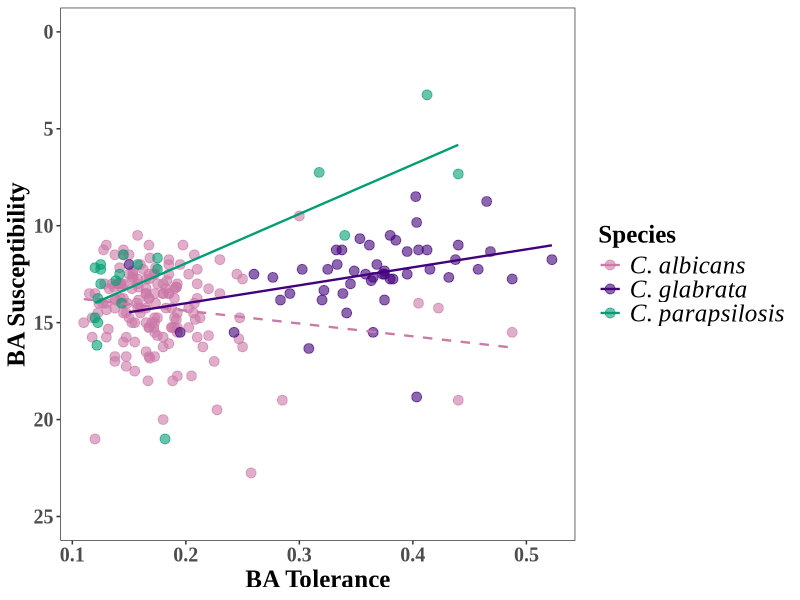
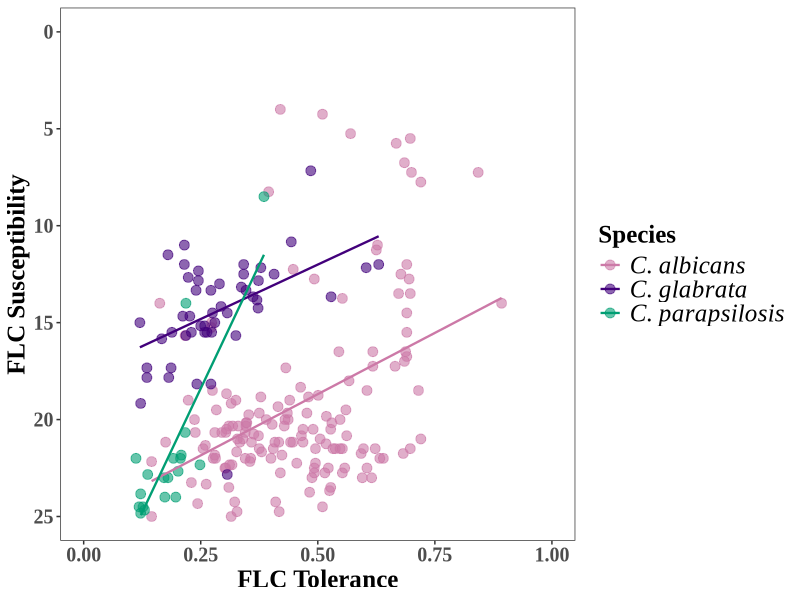
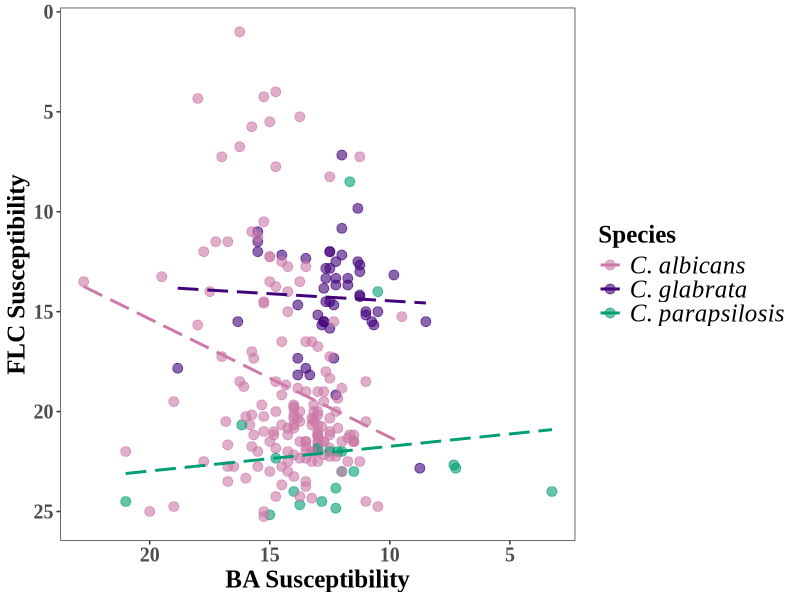
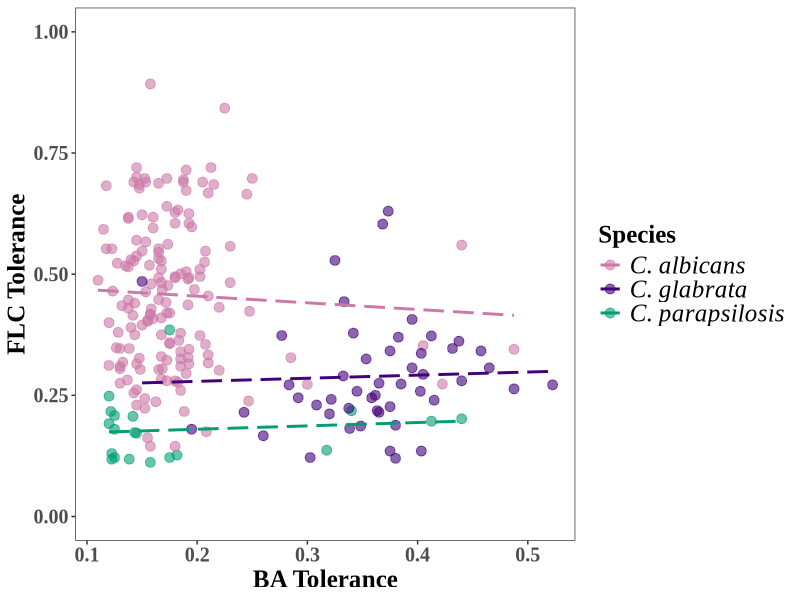
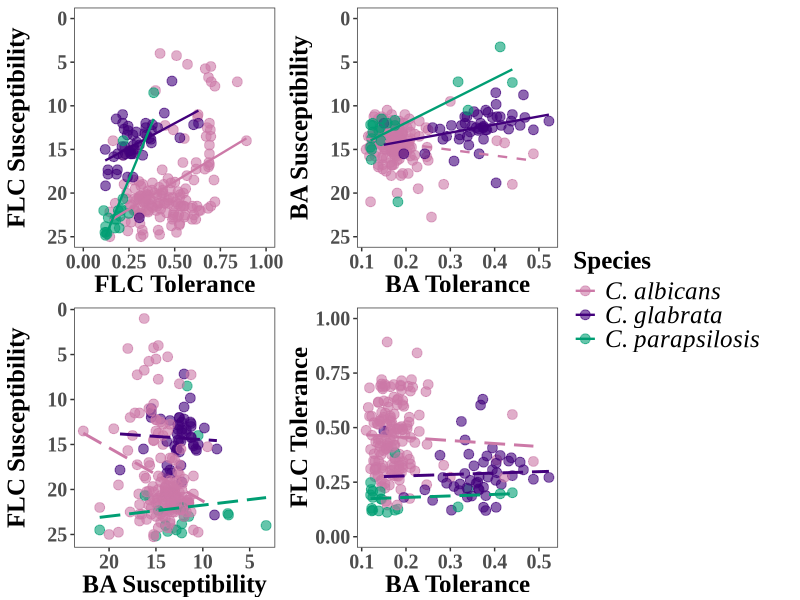
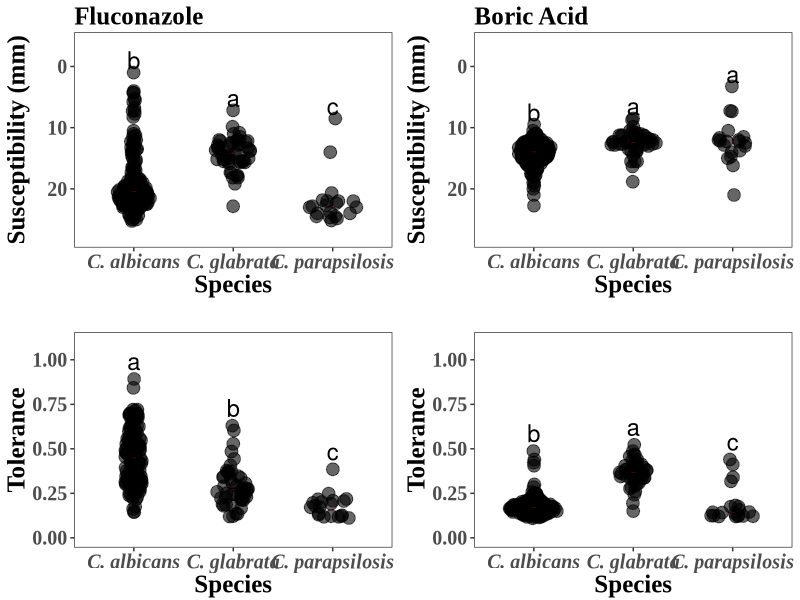
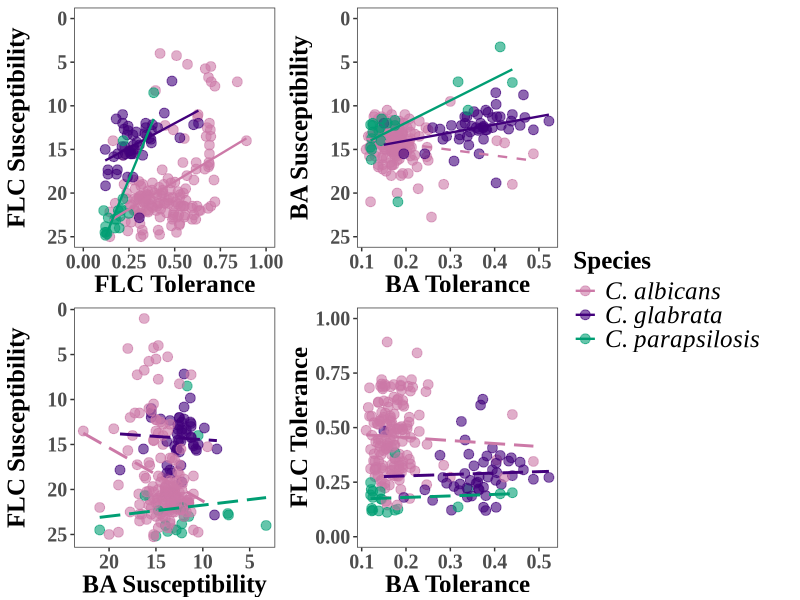

Recreate these plots in R, in order.
library(here)
library(tidyverse)
library(cowplot)
library(ggforce)
library(gridExtra)
library(broom)
library(ggpubr)

# Load the data 
df <- read_csv(here("data_out", "DDA","210827_HSCAG.csv")) %>% filter(!Species == "C.tropicalis") 


######################################################################
# Determine whether the RAD20 is normally distributed 
shapiro.test(df[df$Species == "C.albicans" & df$Drug == "BA",]$RAD20)
# W = 0.94871, p-value = 1.037e-05
shapiro.test(df[df$Species == "C.albicans" & df$Drug == "FLC",]$RAD20)
# W = 0.83292, p-value = 1.863e-12
shapiro.test(df[df$Species == "C.glabrata" & df$Drug == "BA",]$RAD20)
# 0.92869, p-value = 0.004931
shapiro.test(df[df$Species == "C.glabrata" & df$Drug == "FLC",]$RAD20)
# W = 0.96418, p-value = 0.133
shapiro.test(df[df$Species == "C.parapsilosis" & df$Drug == "BA",]$RAD20)
# W = 0.91261, p-value = 0.0715
shapiro.test(df[df$Species == "C.parapsilosis" & df$Drug == "FLC",]$RAD20)
# W = 0.64966, p-value = 1.008e-05

# C. glb FLC, C. para BA,  and FLC RAD20 are not normally distributed 

# Determine whether the FoG20 is normally distributed 
shapiro.test(df[df$Species == "C.albicans" & df$Drug == "BA",]$FoG20)
# W = 0.71998, p-value = 2.26e-16
shapiro.test(df[df$Species == "C.albicans" & df$Drug == "FLC",]$FoG20)
# W = 0.97913, p-value = 0.01883
shapiro.test(df[df$Species == "C.glabrata" & df$Drug == "BA",]$FoG20)
# 0.97131, p-value = 0.2614
shapiro.test(df[df$Species == "C.glabrata" & df$Drug == "FLC",]$FoG20)
# W = 0.92042, p-value = 0.002739
shapiro.test(df[df$Species == "C.parapsilosis" & df$Drug == "BA",]$FoG20)
# W = 0.67906, p-value = 2.19e-05
shapiro.test(df[df$Species == "C.parapsilosis" & df$Drug == "FLC",]$FoG20)
# W = 0.82621, p-value = 0.002184


# C. glb BA and FLC FoG20 are not normally distributed 
######################################################################
# The Fligner-Killeen’s test is one of the many tests for homogeneity of variances which is most robust against departures from normality.

# Resistance variance homogeneity
fligner.test(RAD20 ~ Drug, data = df[df$Species == "C.albicans",]) 
# Fligner-Killeen:med chi-squared = 23.368, df = 1, p-value = 1.338e-06
fligner.test(RAD20 ~ Drug, data = df[df$Species == "C.glabrata",])
# Fligner-Killeen:med chi-squared = 7.7979, df = 1, p-value = 0.005231
fligner.test(RAD20 ~ Drug, data = df[df$Species == "C.parapsilosis",])
# Fligner-Killeen:med chi-squared =  0.022405, df = 1, p-value = 0.881


# Tolerance variance homogeneity
fligner.test(FoG20 ~ Drug, data = df[df$Species == "C.albicans",])
# Fligner-Killeen:med chi-squared = 116.59, df = 1, p-value < 2.2e-16
fligner.test(FoG20 ~ Drug, data = df[df$Species == "C.glabrata",])
# Fligner-Killeen:med chi-squared = 4.942, df = 1, p-value = 0.02621
fligner.test(FoG20 ~ Drug, data = df[df$Species == "C.parapsilosis",])
# Fligner-Killeen:med chi-squared = 0.88105, df = 1, p-value = 0.3479


# Intraspecific range of FLC susceptibility and tolerance was broader in FLC 
######################################################################

# Susceptibility

# BA
df_BA <- df %>% filter(Drug == "BA")
# FLC
df_FLC <- df %>% filter(Drug == "FLC")


kruskal.test(RAD20 ~ Species, data = df_FLC)
# Kruskal-Wallis chi-squared = 63.425, df = 2, p-value = 1.688e-14

pairwise.wilcox.test(df_FLC$RAD20, df_FLC$Species,
                     p.adjust.method = "BH")
#               C.albicans C.glabrata
#   C.glabrata     6.2e-11    -         
#   C.parapsilosis 1.5e-05    8.8e-08     


kruskal.test(RAD20 ~ Species, data = df_BA)
# Kruskal-Wallis chi-squared = 39.795, df = 2, p-value = 2.284e-09

pairwise.wilcox.test(df_BA$RAD20, df_BA$Species,
                     p.adjust.method = "BH")
#              C.albicans C.glabrata 
#   C.glabrata     1.5e-08    -         
#   C.parapsilosis 0.0015     0.9844              
  


kruskal.test(FoG20 ~ Species, data = df_FLC)
# Kruskal-Wallis chi-squared = 82.036, df = 2, p-value < 2.2e-16
pairwise.wilcox.test(df_FLC$FoG20, df_FLC$Species,
                     p.adjust.method = "BH")
#               C.albicans C.glabrata 
#   C.glabrata     2.1e-11    -         
#   C.parapsilosis 2.1e-11    1.3e-05   

kruskal.test(FoG20 ~ Species, data = df_BA)
# Kruskal-Wallis chi-squared = 97.895, df = 2, p-value < 2.2e-16
pairwise.wilcox.test(df_BA$FoG20, df_BA$Species,
                     p.adjust.method = "BH")
#                C.albicans C.glabrata 
#   C.glabrata     < 2e-16    -         
#   C.parapsilosis 0.038      8.1e-07   
# 


# Calculate median RAD and FoG
df_stat <- df %>% group_by(Species, Drug) %>% 
  summarise(RAD20Med = median(RAD20, na.rm = TRUE), 
            FoG20Med = median(FoG20, na.rm = TRUE),
            RAD50Med = median(RAD50, na.rm = TRUE), 
            FoG50Med = median(FoG50, na.rm = TRUE))

df_mean <- df %>% group_by(Species, Drug) %>% 
  summarise(RAD20Med = mean(RAD20, na.rm = TRUE), 
            FoG20Med = mean(FoG20, na.rm = TRUE))

RADFoG_MaxMin <- df %>% group_by(Species, Drug) %>% summarise(RAD_min = min(RAD20), FoG_min = min(FoG20, na.rm = TRUE), RAD_max = max(RAD20), FoG_max = max(FoG20, na.rm = TRUE))



df_stat_BA <- df_stat %>% filter(Drug == "BA")
df_stat_FLC <- df_stat %>% filter(Drug == "FLC")

#Plotting the full data
R_BA <- df %>% filter(Drug=="BA") %>% 
  ggplot() +
  geom_sina(mapping= aes(x=Species, y=RAD20), 
            maxwidth = 0.50, alpha = 0.6, size=4) + 

  geom_point( df_stat_BA, mapping = aes(x=Species, y= RAD20Med),
              color="red", pch="_", alpha=0.8, lwd = 20.5,
              position= position_dodge(width = 0.4)) +
  annotate(y = RADFoG_MaxMin[RADFoG_MaxMin$Drug == "BA",]$RAD_min - 2, 
           geom = "text", x= c(1, 2, 3), label = c("b","a","a"),
           color="black", size = 6) +
  scale_x_discrete(label = c("C. albicans", 
                             "C. glabrata", "C. parapsilosis",
                             "C. tropicalis")) +
  ylab("Susceptibility (mm)") + expand_limits(y = c(-4,28))+
  theme_bw()+ labs(subtitle = "Boric Acid")+
  scale_y_reverse()+
  scale_color_manual(values = c("#333333", "#660066"))+
  theme(legend.position="none",panel.grid.major = element_blank(),
        panel.grid.minor = element_blank(),
        text=element_text(family="Times New Roman", 
                          face="bold", size = 18), 
        axis.text.x = element_text(hjust = 0.5, face = "bold.italic")) 


#FLC Resistance graph
R_FLC <- df %>% filter(Drug=="FLC") %>% 
  ggplot() +
  geom_sina(mapping= aes(x = Species, y = RAD20), 
            maxwidth = 0.50,alpha = 0.6, size = 4) + 
  geom_point( df_stat_FLC, mapping = aes(x = Species, y = RAD20Med), 
              color = "red", 
              pch="_", alpha=0.8, lwd = 20.5,
              position= position_dodge(width = 0.4)) +
  annotate(y = RADFoG_MaxMin[RADFoG_MaxMin$Drug == "FLC",]$RAD_min - 2, 
           geom = "text", x= c(1, 2, 3), label = c("b","a","c"),
           color ="black", size = 6) +
  scale_x_discrete(label = c("C. albicans", "C. glabrata", "C. parapsilosis", "C. tropicalis")) +
  ylab("Susceptibility (mm)") + expand_limits(y = c(-4,28))+
  theme_bw()+ labs(subtitle = "Fluconazole")+
  scale_y_reverse()+
  scale_color_manual(values = c("#333333", "#660066"))+
  theme(legend.position="none",panel.grid.major = element_blank(), 
        panel.grid.minor = element_blank(),
        text=element_text(family ="Times New Roman", 
                          face ="bold", size = 18), 
        axis.text.x = element_text(hjust = 0.5, face = "bold.italic"))

#BA Tolerance graph 
T_BA <- df %>% filter(Drug=="BA") %>% 
  ggplot() +
  geom_sina(mapping= aes(x=Species, y=FoG20), 
            maxwidth = 0.50,alpha = 0.6, size=4) + 
  annotate(y = RADFoG_MaxMin[RADFoG_MaxMin$Drug == "BA",]$FoG_max + 0.1, 
           geom = "text", x= c(1, 2, 3), label = c("b","a","c"),
           color ="black", size = 6) +
  geom_point( df_stat_BA, mapping = aes(x=Species, y= FoG20Med),
              color = "red", 
              pch="_", alpha=0.8, lwd = 20.5,
              position= position_dodge(width = 0.5))+
  scale_x_discrete(label = c("C. albicans", "C. glabrata", "C. parapsilosis", "C. tropicalis")) +
  scale_y_continuous(breaks = seq(0,1, 0.25)) +
  ylab("Tolerance") + 
  expand_limits( y = c(0,1.1))+
  theme_bw() + 
  theme(legend.position="none",panel.grid.major = element_blank(), 
        panel.grid.minor = element_blank(),
        text=element_text(family="Times New Roman", 
                          face="bold", size = 18),
        axis.text.x = element_text(hjust = 0.5, face = "bold.italic"))

#FLC Tolerance graph 
T_FLC <- df %>% filter(Drug=="FLC") %>% 
  ggplot() +
  geom_sina(mapping= aes(x=Species, y=FoG20), 
            maxwidth = 0.50,alpha = 0.6, size=4) + 
  annotate(y = RADFoG_MaxMin[RADFoG_MaxMin$Drug == "FLC",]$FoG_max + 0.1, 
           geom = "text", x= c(1, 2, 3), label = c("a","b","c"),
           color ="black", size = 6) +
  geom_point(df_stat_FLC, mapping = aes(x=Species, y= FoG20Med),
             color = "red", 
             pch="_", alpha=0.8, lwd = 20.5,
             position= position_dodge(width = 0.5))+
  scale_x_discrete(label = c("C. albicans", "C. glabrata", "C. parapsilosis", "C. tropicalis"))+
  scale_y_continuous(breaks = seq(0,1, 0.25)) +
  ylab("Tolerance") + 
  expand_limits( y = c(0,1.1))+
  theme_bw() + 
  theme(legend.position="none", panel.grid.major = element_blank(), 
        panel.grid.minor = element_blank(),
        text=element_text(family="Times New Roman", 
                          face="bold", size = 18),
        axis.text.x = element_text(hjust = 0.5, face = "bold.italic"))



p_all <- ggarrange(R_FLC,
          R_BA,
          T_FLC,
          T_BA, 
          align = "hv")


ggsave(plot = p_all, here("figures_out", "DDA",
                                "211026_HSCAG.jpg"), 
                          width = 12, 
                          height = 9)

# Susceptibility and Tolerance correlation

r_pvalue <- function (x, y) {
cor_func <- tidy(cor.test(x, y, method = "spearman", na.rm = TRUE))
paste(cor_func$p.value)}

SpearmanCor <- function (x, y) {
  cor <- tidy(cor.test(x, y, method = "spearman", na.rm = TRUE))}


FLCBA_Cor <- df %>% filter(Drug == "BA") %>% rename("BA_RAD20" = "RAD20", "BA_FoG20" = "FoG20", "BA_RAD50" = "RAD50", "BA_FoG50" = "FoG50") %>% 
  select(!c(Drug)) %>% 
  merge(df %>% filter(Drug == "FLC"), by = c("Strain", "Species")) %>% 
  rename("FLC_RAD50" = "RAD50", "FLC_FoG50" = "FoG50", 
         "FLC_RAD20" = "RAD20", "FLC_FoG20" = "FoG20") %>% 
  select(!c(Drug)) %>% na.omit()
  
FLCBA_Cor %>% group_by(Species) %>% 
  summarise(cor = SpearmanCor(FLC_RAD20, FLC_FoG20)) 
# Species        cor$estimate $statistic $p.value $method                         $alternative
# <chr>                 <dbl>      <dbl>    <dbl> <chr>                           <chr>       
# C.albicans           -0.197    571000. 0.0190   Spearman's rank correlation rho two.sided   
# C.glabrata           -0.492     29249. 0.000327 Spearman's rank correlation rho two.sided   
# C.parapsilosis       -0.726      2295. 0.000291 Spearman's rank correlation rho two.sided  
FLCBA_Cor %>% group_by(Species) %>% 
  summarise(cor = SpearmanCor(BA_RAD20, BA_FoG20)) 
# Species        cor$estimate $statistic $p.value $method                         $alternative
# <chr>                 <dbl>      <dbl>    <dbl> <chr>                           <chr>       
# C.albicans           0.0682    444639.  0.420   Spearman's rank correlation rho two.sided   
# C.glabrata          -0.418      27802.  0.00277 Spearman's rank correlation rho two.sided   
# C.parapsilosis      -0.634       2173.  0.00269 Spearman's rank correlation rho two.sided

FLCBA_Cor %>% group_by(Species) %>% 
  summarise(cor = SpearmanCor(BA_RAD20, FLC_RAD20)) 
# Species        cor$estimate $statistic $p.value $method                         $alternative
# <chr>                 <dbl>      <dbl>    <dbl> <chr>                           <chr>       
# C.albicans         -0.0491     500605.    0.562 Spearman's rank correlation rho two.sided   
# C.glabrata          0.00261     19549.    0.986 Spearman's rank correlation rho two.sided   
# C.parapsilosis      0.267         975.    0.256 Spearman's rank correlation rho two.sided  
FLCBA_Cor %>% group_by(Species) %>% 
  summarise(cor = SpearmanCor(BA_FoG20, FLC_FoG20)) 
# Species        cor$estimate $statistic $p.value $method                         $alternative
# <chr>                 <dbl>      <dbl>    <dbl> <chr>                           <chr>       
# C.albicans         -0.0280     490557.    0.741 Spearman's rank correlation rho two.sided   
# C.glabrata          0.214       15401.    0.139 Spearman's rank correlation rho two.sided   
# C.parapsilosis     -0.00151      1332.    0.995 Spearman's rank correlation rho two.sided   
Correlation <- df %>% group_by(Species, Drug) %>% 
  na.omit() %>% 
  summarise(rho = cor(RAD20, FoG20, method = "spearman"),
            p_value = r_pvalue(RAD20, FoG20))

Correlation$p_value <- as.numeric(Correlation$p_value)

# Plot correlations
BART <- df %>% merge(Correlation, by = c("Species", "Drug")) %>% 
  filter(Drug == "BA") %>% 
  ggplot(aes(x = FoG20, y = RAD20, color = Species)) +
  geom_point(size = 3, alpha = 0.6) + 
  geom_smooth(aes(linetype = p_value < 0.05 , group = Species ),
              method = "lm", se = FALSE, 
              size = 0.8) +
   scale_y_reverse(limits = c(25, 0)) +
  xlab("BA Tolerance") +
  ylab("BA Susceptibility") +
  theme_bw() +
  theme(legend.position = "right",
        strip.background = element_rect(fill = "white",
                                        color = "black",
                                        size = 1),
        strip.text = element_text(colour = "black"),
        panel.grid.major = element_blank(), 
        panel.grid.minor = element_blank(),
        text = element_text(family = "Times New Roman", 
                            face = "bold",
                            size = 18),
        axis.text.x = element_text(hjust = 0.5),
        legend.text = element_text(family = "Times New Roman", 
                                     face = "italic",
                                     size = 18)) +
  scale_linetype_manual(values = c('dashed', 'solid'),guide = "none") +
  scale_color_manual(values = c("#CC79A7", "#42007B", "#009E73", "#DD5500"), 
                     label = c("C. albicans", "C. glabrata", "C. parapsilosis",
                               "C. tropicalis"))

 BART
 
 FLCRT <- df %>% 
   merge(Correlation, by = c("Species", "Drug")) %>% 
   filter(Drug == "FLC") %>% 
   ggplot(aes(x = FoG20, y = RAD20, color = Species)) +
   geom_point(size = 3, alpha = 0.6) + 
   geom_smooth(aes(linetype = p_value < 0.05, group = Species ),
               method = "lm", se = FALSE, 
               size = 0.8) +
   scale_y_reverse(limits = c(25, 0)) +
   xlim(0, 1) +
   xlab("FLC Tolerance") +
   ylab("FLC Susceptibility") +
   theme_bw() +
   theme(legend.position = "right",
         strip.background = element_rect(fill = "white",
                                         color = "black",
                                         size = 1),
         strip.text = element_text(colour = "black"),
         panel.grid.major = element_blank(), 
         panel.grid.minor = element_blank(),
         text = element_text(family = "Times New Roman", 
                             face = "bold",
                             size = 18),
         axis.text.x = element_text(hjust = 0.5),
         legend.text = element_text(family = "Times New Roman", 
                                    face = "italic",
                                    size = 18)) +
   scale_linetype_manual(values = c('solid'),guide = "none") +
   scale_color_manual(values = c("#CC79A7", "#42007B", "#009E73", "#DD5500"), label = c("C. albicans", "C. glabrata", "C. parapsilosis",
                                "C. tropicalis"))
 
 
 FLCRT




FLCBARADCor <- df %>% filter(Drug == "BA") %>% rename("BA_RAD20" = "RAD20", "BA_FoG20" = "FoG20") %>% 
  select(!c(Drug)) %>% 
  merge(df %>% filter(Drug == "FLC"), by = c("Strain", "Species")) %>% 
  rename("FLC_RAD20" = "RAD20", "FLC_FoG20" = "FoG20") %>% 
  select(!c(Drug)) %>% 
  ggplot(aes(x = BA_RAD20, y = FLC_RAD20, color = Species)) +
  geom_point(size = 3, alpha = 0.6) + 
  geom_smooth(method = "lm", linetype = "longdash", se = FALSE)+
  xlab("BA Susceptibility") +
  ylab("FLC Susceptibility") +
  scale_x_reverse() +
  scale_y_reverse() +
  theme_bw() +
  guides(linetype = FALSE) +
  theme(legend.position = "right",
        panel.grid.major = element_blank(), 
        panel.grid.minor = element_blank(),
        text = element_text(family = "Times New Roman", 
                            face = "bold", size = 18),
        axis.text.x = element_text(hjust = 0.5),
        legend.text = element_text(family = "Times New Roman", 
                                   face = "italic",
                                   size = 18)) +
  scale_color_manual(values = c("#CC79A7", "#42007B", "#009E73", "#DD5500"), 
                     label = c("C. albicans", "C. glabrata", "C. parapsilosis",
                               "C. tropicalis"))

FLCBARADCor

FLCBAFoGCor <- df %>% filter(Drug == "BA") %>% rename("BA_RAD20" = "RAD20", "BA_FoG20" = "FoG20") %>% 
  select(!c(Drug)) %>% 
  merge(df %>% filter(Drug == "FLC"), by = c("Strain", "Species")) %>% 
  rename("FLC_RAD20" = "RAD20", "FLC_FoG20" = "FoG20") %>% 
  select(!c(Drug)) %>% 
  ggplot(aes(x = BA_FoG20, y = FLC_FoG20, color = Species)) +
  geom_point(size = 3, alpha = 0.6) + 
  geom_smooth(method = "lm", linetype = "longdash", se = FALSE)+
  ylim(0,1) +
  xlab("BA Tolerance") +
  ylab("FLC Tolerance") +
  theme_bw() +
  guides(linetype = FALSE) +
  theme(legend.position = "right",
        panel.grid.major = element_blank(), 
        panel.grid.minor = element_blank(),
        text = element_text(family = "Times New Roman", 
                            face = "bold", size = 18),
        axis.text.x = element_text(hjust = 0.5),
        legend.text = element_text(family = "Times New Roman", 
                                   face = "italic",
                                   size = 18)) +
  scale_color_manual(values = c("#CC79A7", "#42007B", "#009E73", "#DD5500"), 
                     label = c("C. albicans", "C. glabrata", "C. parapsilosis",
                               "C. tropicalis"))

FLCBAFoGCor
FLCBACor <- ggarrange(FLCRT, BART, FLCBARADCor, FLCBAFoGCor,  common.legend = TRUE,
                      legend = "right", align = "hv" )

FLCBACor

ggsave(plot = FLCBACor, here("figures_out", "DDA",
                          "211026_FLCBACor.jpg"), 
       width = 12,
       height = 8)

